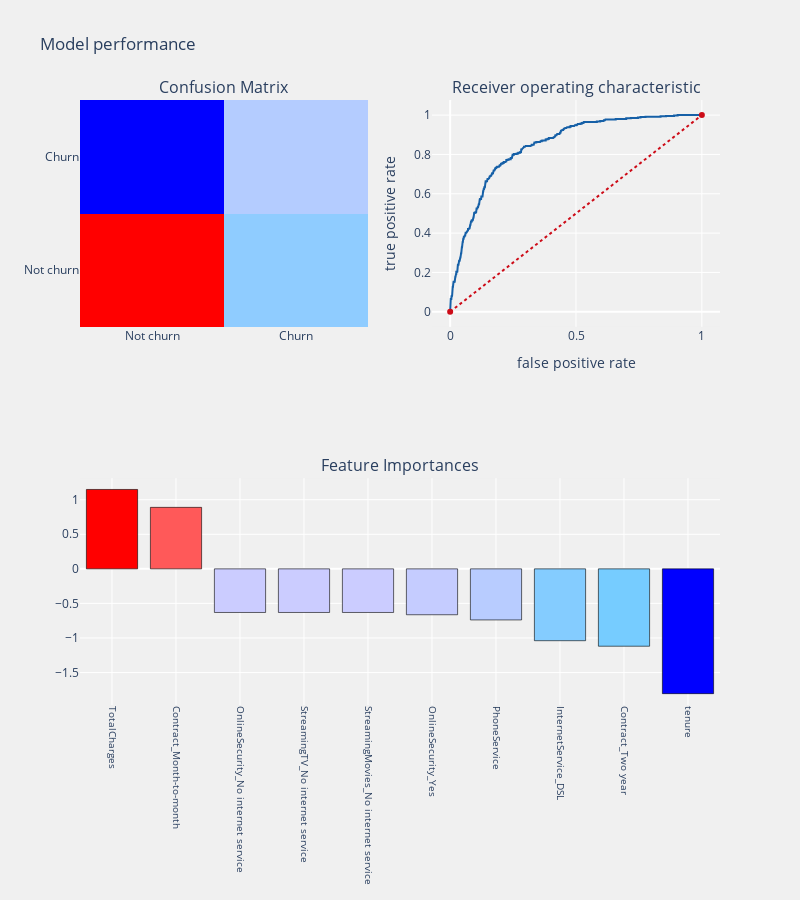
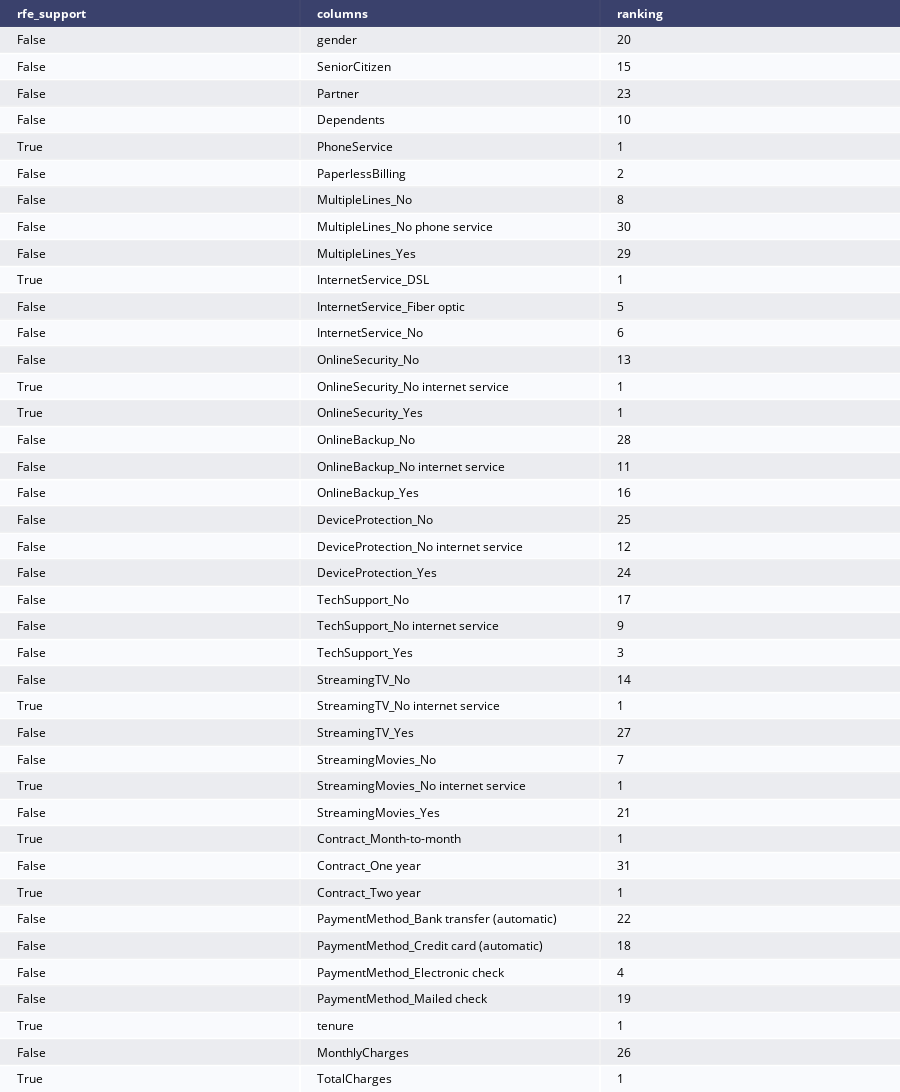

Here is the notebook cell these charts were saved with, in order:
### Markdown cell above
Recursive Feature Elimination (RFE) is based on the idea to repeatedly construct a model and choose either the best or worst performing feature, setting the feature aside and then repeating the process with the rest of the features. This process is applied until all features in the dataset are exhausted. The goal of RFE is to select features by recursively considering smaller and smaller sets of features.

### Code cell
from sklearn.feature_selection import RFE

logit = LogisticRegression()

rfe = RFE(logit,10)
rfe = rfe.fit(os_smote_X,os_smote_Y.values.ravel())

rfe.support_
rfe.ranking_

#identified columns Recursive Feature Elimination
idc_rfe = pd.DataFrame({"rfe_support" :rfe.support_,
                       "columns" : [i for i in telcom.columns if i not in Id_col + target_col],
                       "ranking" : rfe.ranking_,
                      })
cols = idc_rfe[idc_rfe["rfe_support"] == True]["columns"].tolist()


#separating train and test data
train_rf_X = os_smote_X[cols]
train_rf_Y = os_smote_Y
test_rf_X  = test[cols]
test_rf_Y  = test[target_col]

logit_rfe = LogisticRegression(C=1.0, class_weight=None, dual=False, fit_intercept=True,
          intercept_scaling=1, max_iter=100, multi_class='ovr', n_jobs=1,
          penalty='l2', random_state=None, solver='liblinear', tol=0.0001,
          verbose=0, warm_start=False)
#applying model
telecom_churn_prediction(logit_rfe,train_rf_X,test_rf_X,train_rf_Y,test_rf_Y,
                         cols,"coefficients",threshold_plot = True)

tab_rk = ff.create_table(idc_rfe)
py.iplot(tab_rk)

### Figure 1 — Plotly figure (JSON) as saved in the notebook; plotly's stock layout.template omitted (floating-point values rounded to 4 significant figures; data arrays with more than 128 entries replaced by an {"elided": "..."} marker saying what was removed)
{"data": [{"colorscale": [[0, "rgb(0,0,255)"], [0.1, "rgb(51,153,255)"], [0.2, "rgb(102,204,255)"], [0.3, "rgb(153,204,255)"], [0.4, "rgb(204,204,255)"], [0.5, "rgb(255,255,255)"], [0.6, "rgb(255,204,255)"], [0.7, "rgb(255,153,255)"], [0.8, "rgb(255,102,204)"], [0.9, "rgb(255,102,102)"], [1, "rgb(255,0,0)"]], "name": "matrix", "showscale": false, "type": "heatmap", "x": ["Not churn", "Churn"], "xaxis": "x", "y": ["Not churn", "Churn"], "yaxis": "y", "z": [[936, 332], [97, 393]]}, {"line": {"color": "rgb(22, 96, 167)", "width": 2}, "name": "Roc : 0.7701055816648428", "type": "scatter", "x": {"elided": "478 float values"}, "xaxis": "x2", "y": {"elided": "478 float values"}, "yaxis": "y2"}, {"line": {"color": "rgb(205, 12, 24)", "dash": "dot", "width": 2}, "type": "scatter", "x": [0, 1], "xaxis": "x2", "y": [0, 1], "yaxis": "y2"}, {"marker": {"color": [1.148, 0.8893, -0.6311, -0.6311, -0.6311, -0.6639, -0.739, -1.039, -1.119, -1.805], "colorscale": [[0, "rgb(0,0,255)"], [0.1, "rgb(51,153,255)"], [0.2, "rgb(102,204,255)"], [0.3, "rgb(153,204,255)"], [0.4, "rgb(204,204,255)"], [0.5, "rgb(255,255,255)"], [0.6, "rgb(255,204,255)"], [0.7, "rgb(255,153,255)"], [0.8, "rgb(255,102,204)"], [0.9, "rgb(255,102,102)"], [1, "rgb(255,0,0)"]], "line": {"color": "black", "width": 0.6}}, "name": "coefficients", "type": "bar", "x": ["TotalCharges", "Contract_Month-to-month", "OnlineSecurity_No internet service", "StreamingTV_No internet service", "StreamingMovies_No internet service", "OnlineSecurity_Yes", "PhoneService", "InternetService_DSL", "Contract_Two year", "tenure"], "xaxis": "x3", "y": [1.148, 0.8893, -0.6311, -0.6311, -0.6311, -0.6639, -0.739, -1.039, -1.119, -1.805], "yaxis": "y3"}], "layout": {"annotations": [{"font": {"size": 16}, "showarrow": false, "text": "Confusion Matrix", "x": 0.225, "xanchor": "center", "xref": "paper", "y": 1, "yanchor": "bottom", "yref": "paper"}, {"font": {"size": 16}, "showarrow": false, "text": "Receiver operating characteristic", "x": 0.775, "xanchor": "center", "xref": "paper", "y": 1, "yanchor": "bottom", "yref": "paper"}, {"font": {"size": 16}, "showarrow": false, "text": "Feature Importances", "x": 0.5, "xanchor": "center", "xref": "paper", "y": 0.375, "yanchor": "bottom", "yref": "paper"}], "autosize": false, "height": 900, "margin": {"b": 195}, "paper_bgcolor": "rgba(240,240,240, 0.95)", "plot_bgcolor": "rgba(240,240,240, 0.95)", "showlegend": false, "title": {"text": "Model performance"}, "width": 800, "xaxis": {"anchor": "y", "domain": [0, 0.45]}, "xaxis2": {"anchor": "y2", "domain": [0.55, 1], "title": {"text": "false positive rate"}}, "xaxis3": {"anchor": "y3", "domain": [0, 1], "showgrid": true, "tickangle": 90, "tickfont": {"size": 10}}, "yaxis": {"anchor": "x", "domain": [0.625, 1]}, "yaxis2": {"anchor": "x2", "domain": [0.625, 1], "title": {"text": "true positive rate"}}, "yaxis3": {"anchor": "x3", "domain": [0, 0.375]}}}

### Figure 2 — Plotly figure (JSON) as saved in the notebook; plotly's stock layout.template omitted (floating-point values rounded to 4 significant figures)
{"data": [{"colorscale": [[0, "#00083e"], [0.5, "#ededee"], [1, "#ffffff"]], "hoverinfo": "none", "opacity": 0.75, "showscale": false, "type": "heatmap", "z": [[0, 0, 0], [0.5, 0.5, 0.5], [1, 1, 1], [0.5, 0.5, 0.5], [1, 1, 1], [0.5, 0.5, 0.5], [1, 1, 1], [0.5, 0.5, 0.5], [1, 1, 1], [0.5, 0.5, 0.5], [1, 1, 1], [0.5, 0.5, 0.5], [1, 1, 1], [0.5, 0.5, 0.5], [1, 1, 1], [0.5, 0.5, 0.5], [1, 1, 1], [0.5, 0.5, 0.5], [1, 1, 1], [0.5, 0.5, 0.5], [1, 1, 1], [0.5, 0.5, 0.5], [1, 1, 1], [0.5, 0.5, 0.5], [1, 1, 1], [0.5, 0.5, 0.5], [1, 1, 1], [0.5, 0.5, 0.5], [1, 1, 1], [0.5, 0.5, 0.5], [1, 1, 1], [0.5, 0.5, 0.5], [1, 1, 1], [0.5, 0.5, 0.5], [1, 1, 1], [0.5, 0.5, 0.5], [1, 1, 1], [0.5, 0.5, 0.5], [1, 1, 1], [0.5, 0.5, 0.5], [1, 1, 1]]}], "layout": {"annotations": [{"align": "left", "font": {"color": "#ffffff"}, "showarrow": false, "text": "<b>rfe_support</b>", "x": -0.45, "xanchor": "left", "xref": "x", "y": 0, "yref": "y"}, {"align": "left", "font": {"color": "#ffffff"}, "showarrow": false, "text": "<b>columns</b>", "x": 0.55, "xanchor": "left", "xref": "x", "y": 0, "yref": "y"}, {"align": "left", "font": {"color": "#ffffff"}, "showarrow": false, "text": "<b>ranking</b>", "x": 1.55, "xanchor": "left", "xref": "x", "y": 0, "yref": "y"}, {"align": "left", "font": {"color": "#000000"}, "showarrow": false, "text": "False", "x": -0.45, "xanchor": "left", "xref": "x", "y": 1, "yref": "y"}, {"align": "left", "font": {"color": "#000000"}, "showarrow": false, "text": "gender", "x": 0.55, "xanchor": "left", "xref": "x", "y": 1, "yref": "y"}, {"align": "left", "font": {"color": "#000000"}, "showarrow": false, "text": "20", "x": 1.55, "xanchor": "left", "xref": "x", "y": 1, "yref": "y"}, {"align": "left", "font": {"color": "#000000"}, "showarrow": false, "text": "False", "x": -0.45, "xanchor": "left", "xref": "x", "y": 2, "yref": "y"}, {"align": "left", "font": {"color": "#000000"}, "showarrow": false, "text": "SeniorCitizen", "x": 0.55, "xanchor": "left", "xref": "x", "y": 2, "yref": "y"}, {"align": "left", "font": {"color": "#000000"}, "showarrow": false, "text": "15", "x": 1.55, "xanchor": "left", "xref": "x", "y": 2, "yref": "y"}, {"align": "left", "font": {"color": "#000000"}, "showarrow": false, "text": "False", "x": -0.45, "xanchor": "left", "xref": "x", "y": 3, "yref": "y"}, {"align": "left", "font": {"color": "#000000"}, "showarrow": false, "text": "Partner", "x": 0.55, "xanchor": "left", "xref": "x", "y": 3, "yref": "y"}, {"align": "left", "font": {"color": "#000000"}, "showarrow": false, "text": "23", "x": 1.55, "xanchor": "left", "xref": "x", "y": 3, "yref": "y"}, {"align": "left", "font": {"color": "#000000"}, "showarrow": false, "text": "False", "x": -0.45, "xanchor": "left", "xref": "x", "y": 4, "yref": "y"}, {"align": "left", "font": {"color": "#000000"}, "showarrow": false, "text": "Dependents", "x": 0.55, "xanchor": "left", "xref": "x", "y": 4, "yref": "y"}, {"align": "left", "font": {"color": "#000000"}, "showarrow": false, "text": "10", "x": 1.55, "xanchor": "left", "xref": "x", "y": 4, "yref": "y"}, {"align": "left", "font": {"color": "#000000"}, "showarrow": false, "text": "True", "x": -0.45, "xanchor": "left", "xref": "x", "y": 5, "yref": "y"}, {"align": "left", "font": {"color": "#000000"}, "showarrow": false, "text": "PhoneService", "x": 0.55, "xanchor": "left", "xref": "x", "y": 5, "yref": "y"}, {"align": "left", "font": {"color": "#000000"}, "showarrow": false, "text": "1", "x": 1.55, "xanchor": "left", "xref": "x", "y": 5, "yref": "y"}, {"align": "left", "font": {"color": "#000000"}, "showarrow": false, "text": "False", "x": -0.45, "xanchor": "left", "xref": "x", "y": 6, "yref": "y"}, {"align": "left", "font": {"color": "#000000"}, "showarrow": false, "text": "PaperlessBilling", "x": 0.55, "xanchor": "left", "xref": "x", "y": 6, "yref": "y"}, {"align": "left", "font": {"color": "#000000"}, "showarrow": false, "text": "2", "x": 1.55, "xanchor": "left", "xref": "x", "y": 6, "yref": "y"}, {"align": "left", "font": {"color": "#000000"}, "showarrow": false, "text": "False", "x": -0.45, "xanchor": "left", "xref": "x", "y": 7, "yref": "y"}, {"align": "left", "font": {"color": "#000000"}, "showarrow": false, "text": "MultipleLines_No", "x": 0.55, "xanchor": "left", "xref": "x", "y": 7, "yref": "y"}, {"align": "left", "font": {"color": "#000000"}, "showarrow": false, "text": "8", "x": 1.55, "xanchor": "left", "xref": "x", "y": 7, "yref": "y"}, {"align": "left", "font": {"color": "#000000"}, "showarrow": false, "text": "False", "x": -0.45, "xanchor": "left", "xref": "x", "y": 8, "yref": "y"}, {"align": "left", "font": {"color": "#000000"}, "showarrow": false, "text": "MultipleLines_No phone service", "x": 0.55, "xanchor": "left", "xref": "x", "y": 8, "yref": "y"}, {"align": "left", "font": {"color": "#000000"}, "showarrow": false, "text": "30", "x": 1.55, "xanchor": "left", "xref": "x", "y": 8, "yref": "y"}, {"align": "left", "font": {"color": "#000000"}, "showarrow": false, "text": "False", "x": -0.45, "xanchor": "left", "xref": "x", "y": 9, "yref": "y"}, {"align": "left", "font": {"color": "#000000"}, "showarrow": false, "text": "MultipleLines_Yes", "x": 0.55, "xanchor": "left", "xref": "x", "y": 9, "yref": "y"}, {"align": "left", "font": {"color": "#000000"}, "showarrow": false, "text": "29", "x": 1.55, "xanchor": "left", "xref": "x", "y": 9, "yref": "y"}, {"align": "left", "font": {"color": "#000000"}, "showarrow": false, "text": "True", "x": -0.45, "xanchor": "left", "xref": "x", "y": 10, "yref": "y"}, {"align": "left", "font": {"color": "#000000"}, "showarrow": false, "text": "InternetService_DSL", "x": 0.55, "xanchor": "left", "xref": "x", "y": 10, "yref": "y"}, {"align": "left", "font": {"color": "#000000"}, "showarrow": false, "text": "1", "x": 1.55, "xanchor": "left", "xref": "x", "y": 10, "yref": "y"}, {"align": "left", "font": {"color": "#000000"}, "showarrow": false, "text": "False", "x": -0.45, "xanchor": "left", "xref": "x", "y": 11, "yref": "y"}, {"align": "left", "font": {"color": "#000000"}, "showarrow": false, "text": "InternetService_Fiber optic", "x": 0.55, "xanchor": "left", "xref": "x", "y": 11, "yref": "y"}, {"align": "left", "font": {"color": "#000000"}, "showarrow": false, "text": "5", "x": 1.55, "xanchor": "left", "xref": "x", "y": 11, "yref": "y"}, {"align": "left", "font": {"color": "#000000"}, "showarrow": false, "text": "False", "x": -0.45, "xanchor": "left", "xref": "x", "y": 12, "yref": "y"}, {"align": "left", "font": {"color": "#000000"}, "showarrow": false, "text": "InternetService_No", "x": 0.55, "xanchor": "left", "xref": "x", "y": 12, "yref": "y"}, {"align": "left", "font": {"color": "#000000"}, "showarrow": false, "text": "6", "x": 1.55, "xanchor": "left", "xref": "x", "y": 12, "yref": "y"}, {"align": "left", "font": {"color": "#000000"}, "showarrow": false, "text": "False", "x": -0.45, "xanchor": "left", "xref": "x", "y": 13, "yref": "y"}, {"align": "left", "font": {"color": "#000000"}, "showarrow": false, "text": "OnlineSecurity_No", "x": 0.55, "xanchor": "left", "xref": "x", "y": 13, "yref": "y"}, {"align": "left", "font": {"color": "#000000"}, "showarrow": false, "text": "13", "x": 1.55, "xanchor": "left", "xref": "x", "y": 13, "yref": "y"}, {"align": "left", "font": {"color": "#000000"}, "showarrow": false, "text": "True", "x": -0.45, "xanchor": "left", "xref": "x", "y": 14, "yref": "y"}, {"align": "left", "font": {"color": "#000000"}, "showarrow": false, "text": "OnlineSecurity_No internet service", "x": 0.55, "xanchor": "left", "xref": "x", "y": 14, "yref": "y"}, {"align": "left", "font": {"color": "#000000"}, "showarrow": false, "text": "1", "x": 1.55, "xanchor": "left", "xref": "x", "y": 14, "yref": "y"}, {"align": "left", "font": {"color": "#000000"}, "showarrow": false, "text": "True", "x": -0.45, "xanchor": "left", "xref": "x", "y": 15, "yref": "y"}, {"align": "left", "font": {"color": "#000000"}, "showarrow": false, "text": "OnlineSecurity_Yes", "x": 0.55, "xanchor": "left", "xref": "x", "y": 15, "yref": "y"}, {"align": "left", "font": {"color": "#000000"}, "showarrow": false, "text": "1", "x": 1.55, "xanchor": "left", "xref": "x", "y": 15, "yref": "y"}, {"align": "left", "font": {"color": "#000000"}, "showarrow": false, "text": "False", "x": -0.45, "xanchor": "left", "xref": "x", "y": 16, "yref": "y"}, {"align": "left", "font": {"color": "#000000"}, "showarrow": false, "text": "OnlineBackup_No", "x": 0.55, "xanchor": "left", "xref": "x", "y": 16, "yref": "y"}, {"align": "left", "font": {"color": "#000000"}, "showarrow": false, "text": "28", "x": 1.55, "xanchor": "left", "xref": "x", "y": 16, "yref": "y"}, {"align": "left", "font": {"color": "#000000"}, "showarrow": false, "text": "False", "x": -0.45, "xanchor": "left", "xref": "x", "y": 17, "yref": "y"}, {"align": "left", "font": {"color": "#000000"}, "showarrow": false, "text": "OnlineBackup_No internet service", "x": 0.55, "xanchor": "left", "xref": "x", "y": 17, "yref": "y"}, {"align": "left", "font": {"color": "#000000"}, "showarrow": false, "text": "11", "x": 1.55, "xanchor": "left", "xref": "x", "y": 17, "yref": "y"}, {"align": "left", "font": {"color": "#000000"}, "showarrow": false, "text": "False", "x": -0.45, "xanchor": "left", "xref": "x", "y": 18, "yref": "y"}, {"align": "left", "font": {"color": "#000000"}, "showarrow": false, "text": "OnlineBackup_Yes", "x": 0.55, "xanchor": "left", "xref": "x", "y": 18, "yref": "y"}, {"align": "left", "font": {"color": "#000000"}, "showarrow": false, "text": "16", "x": 1.55, "xanchor": "left", "xref": "x", "y": 18, "yref": "y"}, {"align": "left", "font": {"color": "#000000"}, "showarrow": false, "text": "False", "x": -0.45, "xanchor": "left", "xref": "x", "y": 19, "yref": "y"}, {"align": "left", "font": {"color": "#000000"}, "showarrow": false, "text": "DeviceProtection_No", "x": 0.55, "xanchor": "left", "xref": "x", "y": 19, "yref": "y"}, {"align": "left", "font": {"color": "#000000"}, "showarrow": false, "text": "25", "x": 1.55, "xanchor": "left", "xref": "x", "y": 19, "yref": "y"}, {"align": "left", "font": {"color": "#000000"}, "showarrow": false, "text": "False", "x": -0.45, "xanchor": "left", "xref": "x", "y": 20, "yref": "y"}, {"align": "left", "font": {"color": "#000000"}, "showarrow": false, "text": "DeviceProtection_No internet service", "x": 0.55, "xanchor": "left", "xref": "x", "y": 20, "yref": "y"}, {"align": "left", "font": {"color": "#000000"}, "showarrow": false, "text": "12", "x": 1.55, "xanchor": "left", "xref": "x", "y": 20, "yref": "y"}, {"align": "left", "font": {"color": "#000000"}, "showarrow": false, "text": "False", "x": -0.45, "xanchor": "left", "xref": "x", "y": 21, "yref": "y"}, {"align": "left", "font": {"color": "#000000"}, "showarrow": false, "text": "DeviceProtection_Yes", "x": 0.55, "xanchor": "left", "xref": "x", "y": 21, "yref": "y"}, {"align": "left", "font": {"color": "#000000"}, "showarrow": false, "text": "24", "x": 1.55, "xanchor": "left", "xref": "x", "y": 21, "yref": "y"}, {"align": "left", "font": {"color": "#000000"}, "showarrow": false, "text": "False", "x": -0.45, "xanchor": "left", "xref": "x", "y": 22, "yref": "y"}, {"align": "left", "font": {"color": "#000000"}, "showarrow": false, "text": "TechSupport_No", "x": 0.55, "xanchor": "left", "xref": "x", "y": 22, "yref": "y"}, {"align": "left", "font": {"color": "#000000"}, "showarrow": false, "text": "17", "x": 1.55, "xanchor": "left", "xref": "x", "y": 22, "yref": "y"}, {"align": "left", "font": {"color": "#000000"}, "showarrow": false, "text": "False", "x": -0.45, "xanchor": "left", "xref": "x", "y": 23, "yref": "y"}, {"align": "left", "font": {"color": "#000000"}, "showarrow": false, "text": "TechSupport_No internet service", "x": 0.55, "xanchor": "left", "xref": "x", "y": 23, "yref": "y"}, {"align": "left", "font": {"color": "#000000"}, "showarrow": false, "text": "9", "x": 1.55, "xanchor": "left", "xref": "x", "y": 23, "yref": "y"}, {"align": "left", "font": {"color": "#000000"}, "showarrow": false, "text": "False", "x": -0.45, "xanchor": "left", "xref": "x", "y": 24, "yref": "y"}, {"align": "left", "font": {"color": "#000000"}, "showarrow": false, "text": "TechSupport_Yes", "x": 0.55, "xanchor": "left", "xref": "x", "y": 24, "yref": "y"}, {"align": "left", "font": {"color": "#000000"}, "showarrow": false, "text": "3", "x": 1.55, "xanchor": "left", "xref": "x", "y": 24, "yref": "y"}, {"align": "left", "font": {"color": "#000000"}, "showarrow": false, "text": "False", "x": -0.45, "xanchor": "left", "xref": "x", "y": 25, "yref": "y"}, {"align": "left", "font": {"color": "#000000"}, "showarrow": false, "text": "StreamingTV_No", "x": 0.55, "xanchor": "left", "xref": "x", "y": 25, "yref": "y"}, {"align": "left", "font": {"color": "#000000"}, "showarrow": false, "text": "14", "x": 1.55, "xanchor": "left", "xref": "x", "y": 25, "yref": "y"}, {"align": "left", "font": {"color": "#000000"}, "showarrow": false, "text": "True", "x": -0.45, "xanchor": "left", "xref": "x", "y": 26, "yref": "y"}, {"align": "left", "font": {"color": "#000000"}, "showarrow": false, "text": "StreamingTV_No internet service", "x": 0.55, "xanchor": "left", "xref": "x", "y": 26, "yref": "y"}, {"align": "left", "font": {"color": "#000000"}, "showarrow": false, "text": "1", "x": 1.55, "xanchor": "left", "xref": "x", "y": 26, "yref": "y"}, {"align": "left", "font": {"color": "#000000"}, "showarrow": false, "text": "False", "x": -0.45, "xanchor": "left", "xref": "x", "y": 27, "yref": "y"}, {"align": "left", "font": {"color": "#000000"}, "showarrow": false, "text": "StreamingTV_Yes", "x": 0.55, "xanchor": "left", "xref": "x", "y": 27, "yref": "y"}, {"align": "left", "font": {"color": "#000000"}, "showarrow": false, "text": "27", "x": 1.55, "xanchor": "left", "xref": "x", "y": 27, "yref": "y"}, {"align": "left", "font": {"color": "#000000"}, "showarrow": false, "text": "False", "x": -0.45, "xanchor": "left", "xref": "x", "y": 28, "yref": "y"}, {"align": "left", "font": {"color": "#000000"}, "showarrow": false, "text": "StreamingMovies_No", "x": 0.55, "xanchor": "left", "xref": "x", "y": 28, "yref": "y"}, {"align": "left", "font": {"color": "#000000"}, "showarrow": false, "text": "7", "x": 1.55, "xanchor": "left", "xref": "x", "y": 28, "yref": "y"}, {"align": "left", "font": {"color": "#000000"}, "showarrow": false, "text": "True", "x": -0.45, "xanchor": "left", "xref": "x", "y": 29, "yref": "y"}, {"align": "left", "font": {"color": "#000000"}, "showarrow": false, "text": "StreamingMovies_No internet service", "x": 0.55, "xanchor": "left", "xref": "x", "y": 29, "yref": "y"}, {"align": "left", "font": {"color": "#000000"}, "showarrow": false, "text": "1", "x": 1.55, "xanchor": "left", "xref": "x", "y": 29, "yref": "y"}, {"align": "left", "font": {"color": "#000000"}, "showarrow": false, "text": "False", "x": -0.45, "xanchor": "left", "xref": "x", "y": 30, "yref": "y"}, {"align": "left", "font": {"color": "#000000"}, "showarrow": false, "text": "StreamingMovies_Yes", "x": 0.55, "xanchor": "left", "xref": "x", "y": 30, "yref": "y"}, {"align": "left", "font": {"color": "#000000"}, "showarrow": false, "text": "21", "x": 1.55, "xanchor": "left", "xref": "x", "y": 30, "yref": "y"}, {"align": "left", "font": {"color": "#000000"}, "showarrow": false, "text": "True", "x": -0.45, "xanchor": "left", "xref": "x", "y": 31, "yref": "y"}, {"align": "left", "font": {"color": "#000000"}, "showarrow": false, "text": "Contract_Month-to-month", "x": 0.55, "xanchor": "left", "xref": "x", "y": 31, "yref": "y"}, {"align": "left", "font": {"color": "#000000"}, "showarrow": false, "text": "1", "x": 1.55, "xanchor": "left", "xref": "x", "y": 31, "yref": "y"}, {"align": "left", "font": {"color": "#000000"}, "showarrow": false, "text": "False", "x": -0.45, "xanchor": "left", "xref": "x", "y": 32, "yref": "y"}, {"align": "left", "font": {"color": "#000000"}, "showarrow": false, "text": "Contract_One year", "x": 0.55, "xanchor": "left", "xref": "x", "y": 32, "yref": "y"}, {"align": "left", "font": {"color": "#000000"}, "showarrow": false, "text": "31", "x": 1.55, "xanchor": "left", "xref": "x", "y": 32, "yref": "y"}, {"align": "left", "font": {"color": "#000000"}, "showarrow": false, "text": "True", "x": -0.45, "xanchor": "left", "xref": "x", "y": 33, "yref": "y"}, {"align": "left", "font": {"color": "#000000"}, "showarrow": false, "text": "Contract_Two year", "x": 0.55, "xanchor": "left", "xref": "x", "y": 33, "yref": "y"}, {"align": "left", "font": {"color": "#000000"}, "showarrow": false, "text": "1", "x": 1.55, "xanchor": "left", "xref": "x", "y": 33, "yref": "y"}, {"align": "left", "font": {"color": "#000000"}, "showarrow": false, "text": "False", "x": -0.45, "xanchor": "left", "xref": "x", "y": 34, "yref": "y"}, {"align": "left", "font": {"color": "#000000"}, "showarrow": false, "text": "PaymentMethod_Bank transfer (automatic)", "x": 0.55, "xanchor": "left", "xref": "x", "y": 34, "yref": "y"}, {"align": "left", "font": {"color": "#000000"}, "showarrow": false, "text": "22", "x": 1.55, "xanchor": "left", "xref": "x", "y": 34, "yref": "y"}, {"align": "left", "font": {"color": "#000000"}, "showarrow": false, "text": "False", "x": -0.45, "xanchor": "left", "xref": "x", "y": 35, "yref": "y"}, {"align": "left", "font": {"color": "#000000"}, "showarrow": false, "text": "PaymentMethod_Credit card (automatic)", "x": 0.55, "xanchor": "left", "xref": "x", "y": 35, "yref": "y"}, {"align": "left", "font": {"color": "#000000"}, "showarrow": false, "text": "18", "x": 1.55, "xanchor": "left", "xref": "x", "y": 35, "yref": "y"}, {"align": "left", "font": {"color": "#000000"}, "showarrow": false, "text": "False", "x": -0.45, "xanchor": "left", "xref": "x", "y": 36, "yref": "y"}, {"align": "left", "font": {"color": "#000000"}, "showarrow": false, "text": "PaymentMethod_Electronic check", "x": 0.55, "xanchor": "left", "xref": "x", "y": 36, "yref": "y"}, {"align": "left", "font": {"color": "#000000"}, "showarrow": false, "text": "4", "x": 1.55, "xanchor": "left", "xref": "x", "y": 36, "yref": "y"}, {"align": "left", "font": {"color": "#000000"}, "showarrow": false, "text": "False", "x": -0.45, "xanchor": "left", "xref": "x", "y": 37, "yref": "y"}, {"align": "left", "font": {"color": "#000000"}, "showarrow": false, "text": "PaymentMethod_Mailed check", "x": 0.55, "xanchor": "left", "xref": "x", "y": 37, "yref": "y"}, {"align": "left", "font": {"color": "#000000"}, "showarrow": false, "text": "19", "x": 1.55, "xanchor": "left", "xref": "x", "y": 37, "yref": "y"}, {"align": "left", "font": {"color": "#000000"}, "showarrow": false, "text": "True", "x": -0.45, "xanchor": "left", "xref": "x", "y": 38, "yref": "y"}, {"align": "left", "font": {"color": "#000000"}, "showarrow": false, "text": "tenure", "x": 0.55, "xanchor": "left", "xref": "x", "y": 38, "yref": "y"}, {"align": "left", "font": {"color": "#000000"}, "showarrow": false, "text": "1", "x": 1.55, "xanchor": "left", "xref": "x", "y": 38, "yref": "y"}, {"align": "left", "font": {"color": "#000000"}, "showarrow": false, "text": "False", "x": -0.45, "xanchor": "left", "xref": "x", "y": 39, "yref": "y"}, {"align": "left", "font": {"color": "#000000"}, "showarrow": false, "text": "MonthlyCharges", "x": 0.55, "xanchor": "left", "xref": "x", "y": 39, "yref": "y"}, {"align": "left", "font": {"color": "#000000"}, "showarrow": false, "text": "26", "x": 1.55, "xanchor": "left", "xref": "x", "y": 39, "yref": "y"}, {"align": "left", "font": {"color": "#000000"}, "showarrow": false, "text": "True", "x": -0.45, "xanchor": "left", "xref": "x", "y": 40, "yref": "y"}, {"align": "left", "font": {"color": "#000000"}, "showarrow": false, "text": "TotalCharges", "x": 0.55, "xanchor": "left", "xref": "x", "y": 40, "yref": "y"}, {"align": "left", "font": {"color": "#000000"}, "showarrow": false, "text": "1", "x": 1.55, "xanchor": "left", "xref": "x", "y": 40, "yref": "y"}], "height": 1280, "margin": {"b": 0, "l": 0, "r": 0, "t": 0}, "xaxis": {"dtick": 1, "gridwidth": 2, "showticklabels": false, "tick0": -0.5, "ticks": "", "zeroline": false}, "yaxis": {"autorange": "reversed", "dtick": 1, "gridwidth": 2, "showticklabels": false, "tick0": 0.5, "ticks": "", "zeroline": false}}}
